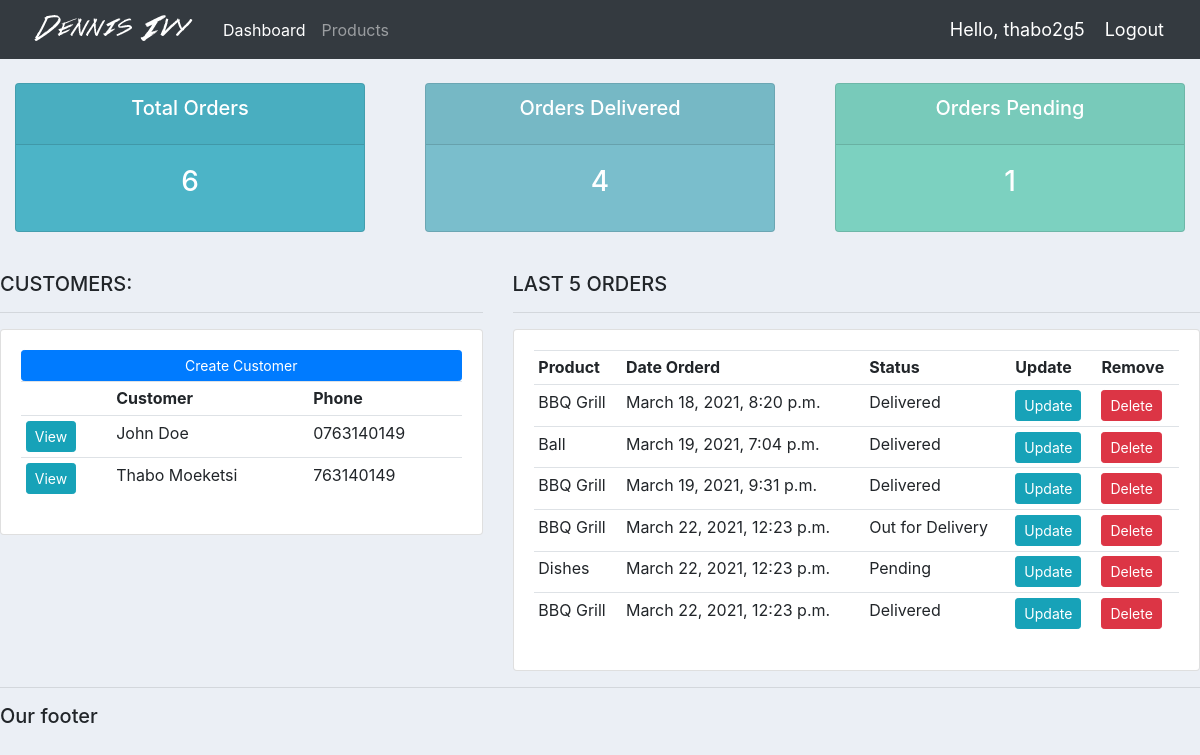
Page / (signed in) on the earlier database version.
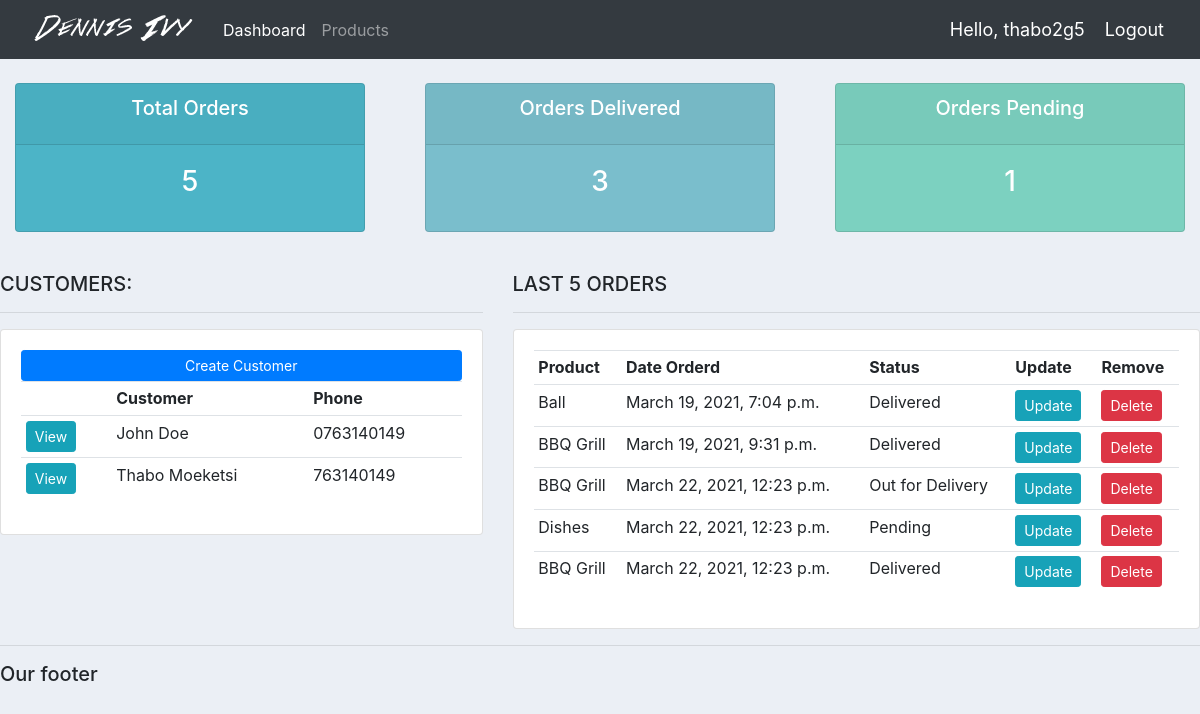
Same page on the later database version.
### accounts/models.py (models this page shows, shortened)
class Customers(models.Model):
    name = models.CharField(max_length=200, null=True)
    phone = models.CharField(max_length=200, null=True)
    email = models.CharField(max_length=200, null=True)
    date_created = models.DateTimeField(auto_now_add=True, null=True)

class Order(models.Model):
    STATUS = (
        ('Pending', 'Pending'),
        ('Out for Delivery', 'Out for Delivery'),
        ('Delivered', 'Delivered'),
    )
    customer = models.ForeignKey(
        Customers, null=True, on_delete=models.SET_NULL)
    product = models.ForeignKey(Product, null=True, on_delete=models.SET_NULL)
    date_created = models.DateTimeField(auto_now_add=True, null=True)
    status = models.CharField(max_length=200, null=True, choices=STATUS)
    note = models.CharField(max_length=1000, null=True, choices=STATUS)

class Product(models.Model):
    CATEGORY = (
        ('Indoor', 'Indoor'),
        ('Outdoor', 'Outdoor'),
    )
    name = models.CharField(max_length=200, null=True)
    price = models.FloatField(null=True)
    category = models.CharField(max_length=200, null=True, choices=CATEGORY)
    description = models.CharField(max_length=200, null=True, blank=True)
    date_created = models.DateTimeField(auto_now_add=True, null=True)
    tag = models.ManyToManyField(Tag)
    def __str__(self):
        return self.name

### accounts/views.py (the view)
# urls.py: path('', views.home, name ='home'),
@login_required(login_url='login')
def home(request):
    orders = Order.objects.all()
    customers = Customers.objects.all()
    total_customers = customers.count()
    total_orders = orders.count()
    delivered = orders.filter(status='Delivered').count()
    pending = orders.filter(status='Pending').count()
    context = {
        'orders': orders,
        'customers': customers,
        'total_customers': total_customers,
        'total_orders': total_orders,
        'delivered': delivered,
        'pending': pending
    }
    return render(request, "accounts/dashboard.html", context)

### accounts/templates/accounts/dashboard.html
{% extends 'accounts/main.html' %} {% block content %} {% include 'accounts/status.html'%}
<br />
<div class="row">
	<div class="col-md-5">
		<h5>CUSTOMERS:</h5>
		<hr />
		<div class="card card-body">
			<a class="btn btn-primary btn-sm btn-block" href="">Create Customer</a>
			<table class="table table-sm">
				<tr>
					<th></th>
					<th>Customer</th>
					<th>Phone</th>
				</tr>
				{% for customer in customers %}
				<tr>
					<td><a class="btn btn-sm btn-info" href="{% url 'customer' customer.id %}">View</a></td>
					<td>{{customer.name}}</td>
					<td>{{customer.phone}}</td>
				</tr>
				{% endfor %}
			</table>
		</div>
	</div>
	<div class="col-md-7">
		<h5>LAST 5 ORDERS</h5>
		<hr />
		<div class="card card-body">
			<table class="table table-sm">
				<tr>
					<th>Product</th>
					<th>Date Orderd</th>
					<th>Status</th>
					<th>Update</th>
					<th>Remove</th>
					{% for order in orders %}
				<tr>
					<td>{{order.product}}</td>
					<td>{{order.date_created}}</td>
					<td>{{order.status}}</td>
					<td><a class="btn btn-sm btn-info" href="{% url 'update_order' order.id %}">Update</a></td>
					<td><a class="btn btn-sm btn-danger" href="{% url 'delete_order' order.id %}">Delete</a></td>
				</tr>
				{% endfor %}
				</tr>
			</table>
		</div>
	</div>
</div>
{% endblock %}

Differences in the rows shown:
removed Order: product "BBQ Grill", date_created "March 18, 2021, 8:20 p.m.", status "Delivered"
Other differences:
{{ total_orders }}: "6" → "5"
{{ delivered }}: "4" → "3"
